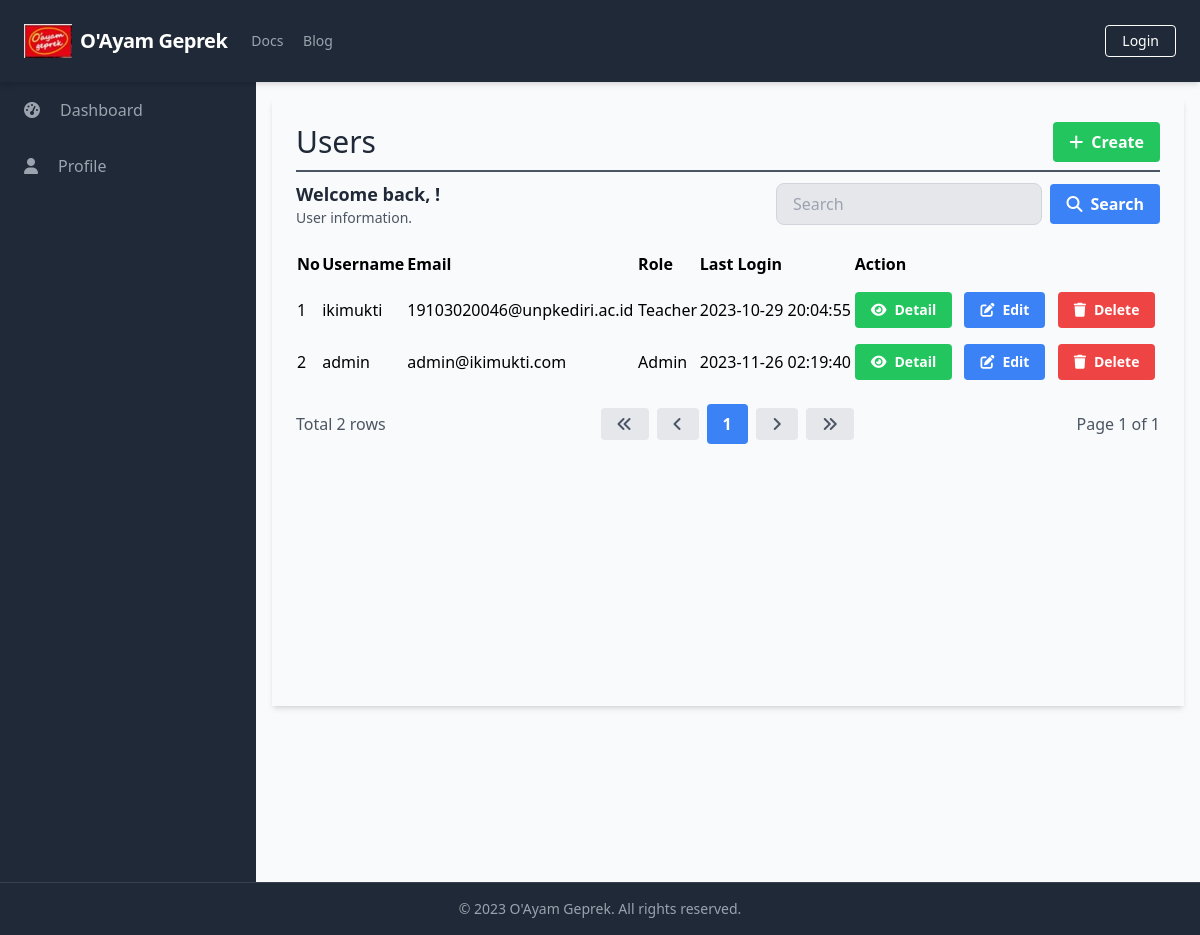
The app's page /manage_users/manage_users_list.php, older data.
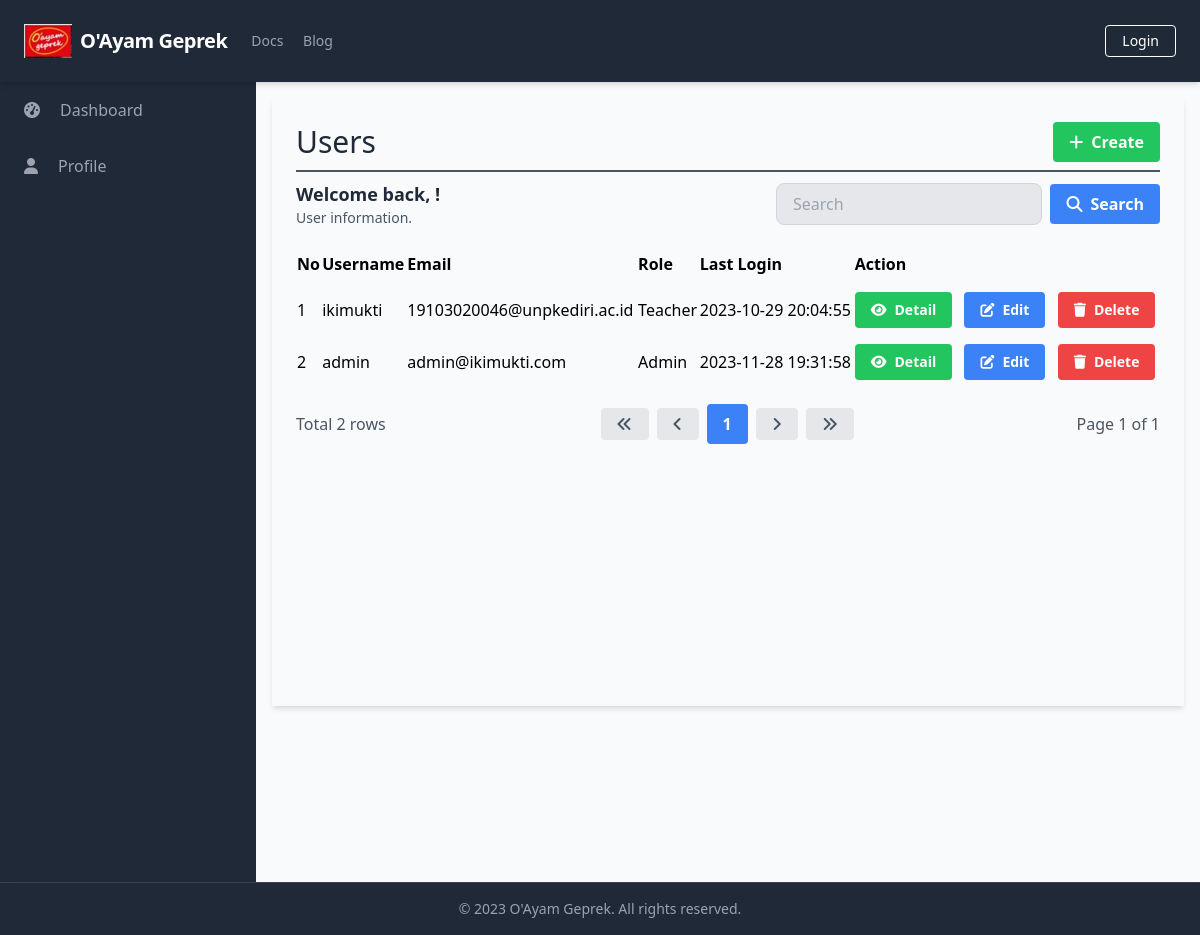
The same page, newer data.
### tables this page shows
CREATE TABLE `Users` (
  `UserID` int(11) NOT NULL,
  `Username` varchar(50) NOT NULL,
  `Password` varchar(255) NOT NULL,
  `Email` varchar(100) NOT NULL,
  `FullName` varchar(100) DEFAULT NULL,
  `DateOfBirth` date DEFAULT NULL,
  `Gender` varchar(10) DEFAULT NULL,
  `Address` text DEFAULT NULL,
  `PhoneNumber` varchar(20) DEFAULT NULL,
  `RoleID` int(11) DEFAULT NULL,
  `AccountCreationDate` timestamp NOT NULL DEFAULT current_timestamp() ON UPDATE current_timestamp(),
  `LastLogin` datetime DEFAULT NULL,
  `AccountStatus` varchar(20) DEFAULT NULL,
  `ProfilePictureURL` varchar(255) DEFAULT NULL,
  `ActivationStatus` varchar(20) DEFAULT NULL
);

CREATE TABLE `role` (
  `RoleID` int(11) NOT NULL,
  `RoleName` varchar(50) NOT NULL
);

### database/connection.php (called while the page is built, shortened)
<?php
$baseUrl = "http://localhost/final_project_yayuk_2023/";

### public/manage_users/manage_users_list.php (the view, shortened to what the changed rows need)
<?php
require_once('../../database/connection.php');
?>
<?php include_once('../components/header.php'); ?>
<div class="h-screen flex flex-col">
    <div class="flex-grow bg-gray-50 flex flex-row shadow-md">
        <main class=" bg-gray-50 flex flex-col flex-1 overflow-y-scroll h-screen flex-shrink-0 sc-hide pb-40">
            <div class="flex items-start justify-start p-6 shadow-md m-4 flex-1 flex-col">
                <div class="flex flex-row justify-between items-center w-full border-b-2 border-gray-600 mb-2 pb-2">
                    <h1 class="text-3xl text-gray-800 font-semibol w-full">Users</h1>
                </div>
                <div class="flex flex-col w-full">
                    <div class="flex flex-row justify-between items-center w-full mb-2 pb-2">
                        <div>
                            <h2 class="text-lg text-gray-800 font-semibold">Welcome back, <?php echo $_SESSION['FullName']; ?>!</h2>
                        </div>
                    </div>
                    <table class="min-w-full">
                        <thead>
                            <tr>
                                <th class="text-left py-2">No</th>
                                <th class="text-left py-2">Username</th>
                                <th class="text-left py-2">Email</th>
                                <th class="text-left py-2">Role</th>
                                <th class="text-left py-2">Last Login</th>
                                <th class="text-left py-2">Action</th>
                            </tr>
                        </thead>
                        <tbody>
                            <?php
                            $searchTerm = isset($_GET['search']) ? $_GET['search'] : '';
                            $page = isset($_GET['page']) ? $_GET['page'] : 1;
                            $query = "SELECT u.UserID, u.Username, u.Email, r.RoleName, u.LastLogin FROM Users u
                                      LEFT JOIN Role r ON u.RoleID = r.RoleID
                                      WHERE u.Username LIKE '%$searchTerm%' OR u.Email LIKE '%$searchTerm%'
                                      LIMIT 15 OFFSET " . ($page - 1) * 15;
                            $result = $conn->query($query);
                            $no = 1;
                            while ($row = $result->fetch_assoc()) {
                            ?>
                                <tr>
                                    <td class="py-2"><?php echo $no++; ?></td>
                                    <td class="py-2"><?php echo $row['Username']; ?></td>
                                    <td class="py-2"><?php echo $row['Email']; ?></td>
                                    <td class="py-2"><?php echo $row['RoleName']; ?></td>
                                    <td class="py-2"><?php echo $row['LastLogin']; ?></td>
                                    <td class='py-2'>
                                        <a href="<?php echo $baseUrl; ?>public/manage_users/manage_users_detail.php?id=<?php echo $row['UserID'] ?>" class='bg-green-500 hover-bg-green-700 text-white font-bold py-2 px-4 rounded inline-flex items-center mr-2 text-sm'>
                                            <i class='fas fa-eye mr-2'></i>
                                            <span>Detail</span>
                                        </a>
                                        <a href="<?php echo $baseUrl; ?>public/manage_users/manage_users_update.php?id=<?php echo $row['UserID'] ?>" class='bg-blue-500 hover-bg-blue-700 text-white font-bold py-2 px-4 rounded inline-flex items-center mr-2 text-sm'>
                                            <i class='fas fa-edit mr-2'></i>
                                            <span>Edit</span>
                                        </a>
                                        <a href="#" onclick="confirmDelete(<?php echo $row['UserID']; ?>)" class='bg-red-500 hover-bg-red-700 text-white font-bold py-2 px-4 rounded inline-flex items-center text-sm'>
                                            <i class='fas fa-trash mr-2'></i>
                                            <span>Delete</span>
                                        </a>
                                    </td>
                                </tr>
                            <?php
                            }
                            ?>
                        </tbody>
                    </table>
                </div>
        </main>
    </div>
</div>
</body>
</html>

Row changes from the older to the newer data that the page shows:
changed users "admin": LastLogin "2023-11-26 02:19:40" → "2023-11-28 19:31:58"
